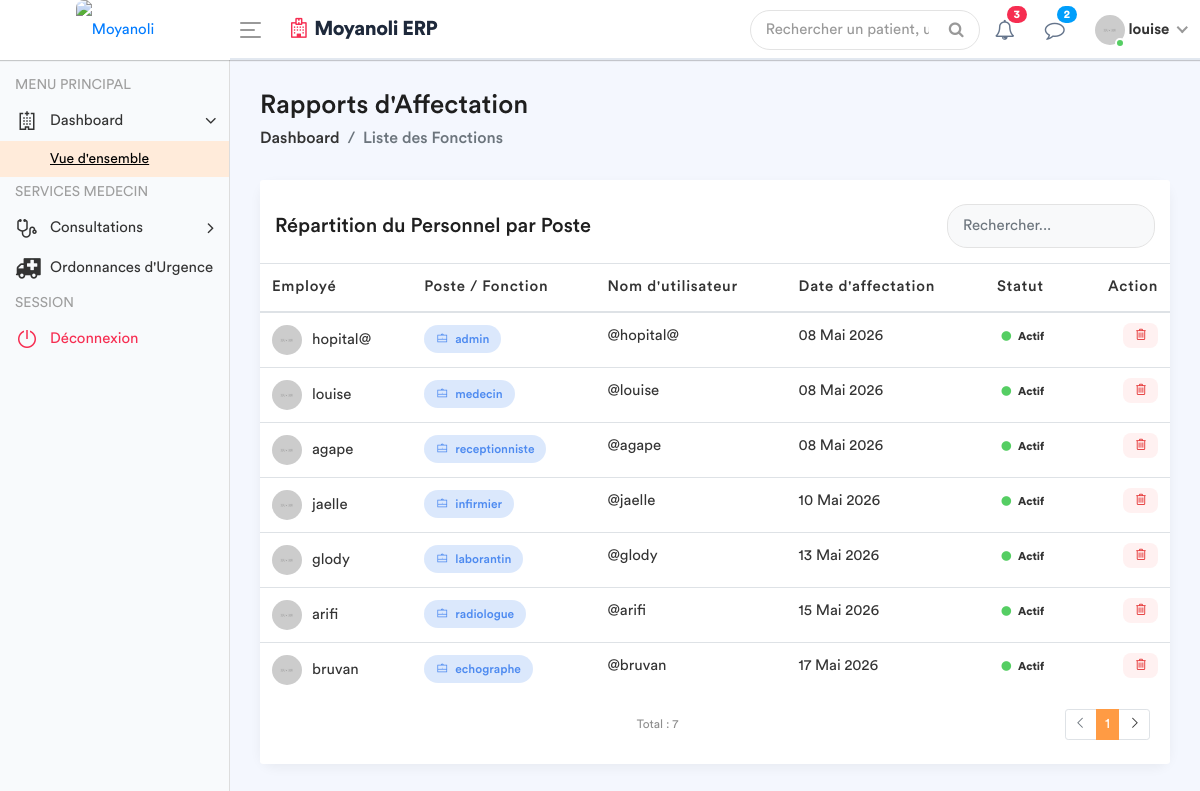
The page /employe-poste/ (signed in) on the database its author committed.
### apps/models.py (models this page shows, shortened)
class Fonction(models.Model):
    fonctionKey = models.ForeignKey(Role , on_delete = models.SET_NULL , null = True)
    userKey     = models.ForeignKey(User , on_delete = models.SET_NULL , null = True)
    autorisation = models.CharField(max_length = 30 , default = 'oui')

class Role(models.Model):
    roleName = models.CharField(max_length = 30)

### apps/views.py (the view)
# urls.py: path('employe-poste/', views.liste_employe_poste, name='liste_employe_poste'),
@login_required
def liste_employe_poste(request):
    role_user = Fonction.objects.filter(userKey=request.user).first()
    fonctionKey = role_user.fonctionKey.roleName if role_user else None
    liste_postes = Fonction.objects.all().select_related('userKey', 'fonctionKey')
    context = {
        'liste_postes': liste_postes,
        'fonctionKey': fonctionKey,
    }
    return render(request, 'back-end/liste_fonctions.html', context)

### apps/templates/back-end/liste_fonctions.html (shortened to what this page needs)
<!DOCTYPE html>
{% load static %}
<html lang="fr">
    <head>
        {% include 'back-end/includes/css.html'%}
    </head>
    <body>
        <div class="main-wrapper">
            {% include 'back-end/includes/header.html'%}
            {% include 'back-end/includes/sidebar.html'%}
            <div class="page-wrapper">
                <div class="content container-fluid">
                    <div class="page-header">
                        <div class="row align-items-center">
                            <div class="col">
                                <h3 class="page-title">Rapports d'Affectation</h3>
                                <ul class="breadcrumb">
                                    <li class="breadcrumb-item"><a href="{% url 'dashboard' %}">Dashboard</a></li>
                                    <li class="breadcrumb-item active">Liste des Fonctions</li>
                                </ul>
                            </div>
                        </div>
                    </div>
                    <div class="row">
                        <div class="col-md-12">
                            <div class="card card-table">
                                <div class="card-header bg-white border-0 pt-4">
                                    <div class="row align-items-center">
                                        <div class="col">
                                            <h4 class="card-title mb-0">Répartition du Personnel par Poste</h4>
                                        </div>
                                        <div class="col-auto">
                                            <div class="search-box-container">
                                                <input type="text" id="searchInput" class="form-control" placeholder="Rechercher...">
                                            </div>
                                        </div>
                                    </div>
                                </div>
                                <div class="card-body">
                                    <div class="table-responsive">
                                        <table class="table table-hover table-center mb-0">
                                            <thead>
                                                <tr>
                                                    <th>Employé</th>
                                                    <th>Poste / Fonction</th>
                                                    <th>Nom d'utilisateur</th>
                                                    <th>Date d'affectation</th>
                                                    <th>Statut</th>
                                                    <th class="text-right">Action</th>
                                                </tr>
                                            </thead>
                                            <tbody id="tableBody">
                                                {% for poste in liste_postes %}
                                                <tr>
                                                    <td>
                                                        <h2 class="table-avatar">
                                                            <img src="/static/back-end/assets/img/profiles/avatar-01.jpg" alt="">
                                                            {{ poste.userKey.get_full_name|default:poste.userKey.username }}
                                                        </h2>
                                                    </td>
                                                    <td>
                                                        <span class="badge bg-inverse-primary badge-role">
                                                            <i class="la la-briefcase mr-1"></i> {{ poste.fonctionKey.roleName }}
                                                        </span>
                                                    </td>
                                                    <td>@{{ poste.userKey.username }}</td>
                                                    <td>{{ poste.userKey.date_joined|date:"d M Y" }}</td>
                                                    <td>
                                                        {% if poste.userKey.is_active %}
                                                            <span class="badge badge-success-border"><i class="fa fa-circle text-success mr-1"></i> Actif</span>
                                                        {% else %}
                                                            <span class="badge badge-danger-border"><i class="fa fa-circle text-danger mr-1"></i> Inactif</span>
                                                        {% endif %}
                                                    </td>
                                                    <td class="text-right">
                                                        <a href="{% url 'supprimer_poste' poste.id %}"
                                                           class="btn-delete"
                                                           onclick="return confirm('Êtes-vous sûr de vouloir supprimer cette affectation ?');"
                                                           title="Supprimer l'affectation">
                                                            <i class="la la-trash-alt"></i>
                                                        </a>
                                                    </td>
                                                </tr>
                                                {% empty %}
                                                <tr>
                                                    <td colspan="6" class="text-center text-muted py-4">
                                                        Aucune affectation enregistrée.
                                                    </td>
                                                </tr>
                                                {% endfor %}
                                            </tbody>
                                        </table>
                                    </div>
                                </div>
                                <div class="card-footer bg-white border-0 pb-4">
                                    <div class="row align-items-center">
                                        <div class="col">
                                            <small class="text-muted">Total : {{ liste_postes|length }}</small>
                                        </div>
                                        <div class="col-auto">
                                            <ul class="pagination pagination-sm mb-0">
                                                <li class="page-item disabled"><a class="page-link" href="#"><i class="la la-angle-left"></i></a></li>
                                                <li class="page-item active"><a class="page-link" href="#">1</a></li>
                                                <li class="page-item"><a class="page-link" href="#"><i class="la la-angle-right"></i></a></li>
                                            </ul>
                                        </div>
                                    </div>
                                </div>
                            </div>
                        </div>
                    </div>
                </div>
            </div>
        </div>
    </body>
</html>

### apps/templates/back-end/includes/header.html (shortened to what this page needs)
{% load static %}
<div class="header" style="background: #ffffff; border-bottom: 2px solid #e2e8f0;">
    <div class="header-left" style="background: #ffffff;">
        <a href="{% url 'home' %}" class="logo">
            <img src="{% static 'front-end/assets/dr/logo.jpg' %}" width="45" height="45" alt="Moyanoli" style="border-radius: 8px;">
        </a>
    </div>
    <a id="toggle_btn" href="javascript:void(0);" style="color: #007bff;">
        <span class="bar-icon">
            <span></span>
            <span></span>
            <span></span>
        </span>
    </a>
    <div class="page-title-box">
        <h3 style="color: #1e293b; font-weight: 700; letter-spacing: -0.5px;">
            <i class="fa fa-hospital-o text-danger mr-2"></i>Moyanoli ERP
        </h3>
    </div>
    <ul class="nav user-menu">
        <li class="nav-item">
            <div class="top-nav-search">
                <form action="#">
                    <input class="form-control" type="text" placeholder="Rechercher un patient, un dossier...">
                    <button class="btn" type="submit"><i class="fa fa-search"></i></button>
                </form>
            </div>
        </li>
        <li class="nav-item dropdown">
            <a href="#" class="dropdown-toggle nav-link" data-toggle="dropdown">
                <i class="fa fa-bell-o" style="color: #64748b;"></i> <span class="badge badge-pill bg-danger">3</span>
            </a>
        </li>
        <li class="nav-item dropdown">
            <a href="#" class="dropdown-toggle nav-link" data-toggle="dropdown">
                <i class="fa fa-comment-o" style="color: #64748b;"></i> <span class="badge badge-pill bg-info">2</span>
            </a>
        </li>
        <li class="nav-item dropdown has-arrow main-drop">
            <a href="#" class="dropdown-toggle nav-link" data-toggle="dropdown">
                <span class="user-img">
                    <img src="{% static 'back-end/assets/img/profiles/avatar-21.jpg' %}" alt="">
                    <span class="status online"></span>
                </span>
                <span style="font-weight: 600;">{{ user.username }}</span>
            </a>
        </li>
    </ul>
</div>

### apps/templates/back-end/liste_fonctions.html (style rules this page uses)
.page-wrapper { background-color: #f4f7fe; }
.card-table { border: none; border-radius: 15px; box-shadow: 0 4px 12px rgba(0,0,0,0.05); }
.badge-role { padding: 8px 12px; border-radius: 20px; font-weight: 500; font-size: 12px; }
.table-avatar img { width: 30px; height: 30px; border-radius: 50%; margin-right: 10px; }
.search-box-container { max-width: 300px; }
.search-box-container .form-control { border-radius: 20px; padding-left: 15px; background-color: #f8f9fa; border: 1px solid #e3e3e3; }
.btn-delete { color: #e63c3c; background: #fff1f1; border: none; padding: 5px 10px; border-radius: 8px; transition: all 0.3s; }

### rows shown on the page
Fonction: userKey.get_full_name "hopital@", fonctionKey.roleName "admin", userKey.username "hopital@", userKey.date_joined "08 Mai 2026", shows "Actif"
Fonction: userKey.get_full_name "louise", fonctionKey.roleName "medecin", userKey.username "louise", userKey.date_joined "08 Mai 2026", shows "Actif"
Fonction: userKey.get_full_name "agape", fonctionKey.roleName "receptionniste", userKey.username "agape", userKey.date_joined "08 Mai 2026", shows "Actif"
Fonction: userKey.get_full_name "jaelle", fonctionKey.roleName "infirmier", userKey.username "jaelle", userKey.date_joined "10 Mai 2026", shows "Actif"
Fonction: userKey.get_full_name "glody", fonctionKey.roleName "laborantin", userKey.username "glody", userKey.date_joined "13 Mai 2026", shows "Actif"
Fonction: userKey.get_full_name "arifi", fonctionKey.roleName "radiologue", userKey.username "arifi", userKey.date_joined "15 Mai 2026", shows "Actif"
Fonction: userKey.get_full_name "bruvan", fonctionKey.roleName "echographe", userKey.username "bruvan", userKey.date_joined "17 Mai 2026", shows "Actif"

### other values the page prints
{{ user.username }} "louise"
{{ liste_postes|length }} "7"
